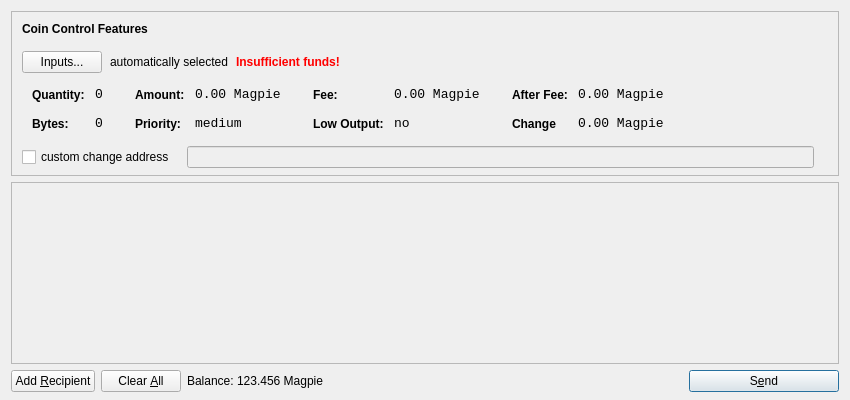
<?xml version="1.0" encoding="UTF-8"?>
<ui version="4.0">
 <class>SendCoinsDialog</class>
 <widget class="QDialog" name="SendCoinsDialog">
  <property name="geometry">
   <rect>
    <x>0</x>
    <y>0</y>
    <width>850</width>
    <height>400</height>
   </rect>
  </property>
  <property name="windowTitle">
   <string>Send Coins</string>
  </property>
  <layout class="QVBoxLayout" name="verticalLayout" stretch="0,1,0">
   <property name="bottomMargin">
    <number>8</number>
   </property>
   <item>
    <widget class="QFrame" name="frameCoinControl">
     <property name="sizePolicy">
      <sizepolicy hsizetype="Expanding" vsizetype="Expanding">
       <horstretch>0</horstretch>
       <verstretch>0</verstretch>
      </sizepolicy>
     </property>
     <property name="maximumSize">
      <size>
       <width>16777215</width>
       <height>16777215</height>
      </size>
     </property>
     <property name="frameShape">
      <enum>QFrame::StyledPanel</enum>
     </property>
     <property name="frameShadow">
      <enum>QFrame::Sunken</enum>
     </property>
     <layout class="QVBoxLayout" name="verticalLayoutCoinControl2">
      <property name="spacing">
       <number>-1</number>
      </property>
      <property name="leftMargin">
       <number>0</number>
      </property>
      <property name="topMargin">
       <number>0</number>
      </property>
      <property name="rightMargin">
       <number>0</number>
      </property>
      <property name="bottomMargin">
       <number>6</number>
      </property>
      <item>
       <layout class="QVBoxLayout" name="verticalLayoutCoinControl" stretch="0,0,0,0,1">
        <property name="spacing">
         <number>0</number>
        </property>
        <property name="leftMargin">
         <number>10</number>
        </property>
        <property name="topMargin">
         <number>10</number>
        </property>
        <item>
         <layout class="QHBoxLayout" name="horizontalLayoutCoinControl1">
          <property name="bottomMargin">
           <number>15</number>
          </property>
          <item>
           <widget class="QLabel" name="labelCoinControlFeatures">
            <property name="sizePolicy">
             <sizepolicy hsizetype="Preferred" vsizetype="Maximum">
              <horstretch>0</horstretch>
              <verstretch>0</verstretch>
             </sizepolicy>
            </property>
            <property name="font">
             <font>
              <weight>75</weight>
              <bold>true</bold>
             </font>
            </property>
            <property name="styleSheet">
             <string notr="true">font-weight:bold;</string>
            </property>
            <property name="text">
             <string>Coin Control Features</string>
            </property>
           </widget>
          </item>
         </layout>
        </item>
        <item>
         <layout class="QHBoxLayout" name="horizontalLayoutCoinControl2" stretch="0,0,0,0">
          <property name="spacing">
           <number>8</number>
          </property>
          <property name="bottomMargin">
           <number>10</number>
          </property>
          <item>
           <widget class="QPushButton" name="pushButtonCoinControl">
            <property name="styleSheet">
             <string notr="true"/>
            </property>
            <property name="text">
             <string>Inputs...</string>
            </property>
           </widget>
          </item>
          <item>
           <widget class="QLabel" name="labelCoinControlAutomaticallySelected">
            <property name="text">
             <string>automatically selected</string>
            </property>
            <property name="margin">
             <number>5</number>
            </property>
           </widget>
          </item>
          <item>
           <widget class="QLabel" name="labelCoinControlInsuffFunds">
            <property name="font">
             <font>
              <weight>75</weight>
              <bold>true</bold>
             </font>
            </property>
            <property name="styleSheet">
             <string notr="true">color:red;font-weight:bold;</string>
            </property>
            <property name="text">
             <string>Insufficient funds!</string>
            </property>
            <property name="margin">
             <number>5</number>
            </property>
           </widget>
          </item>
          <item>
           <spacer name="horizontalSpacerCoinControl">
            <property name="orientation">
             <enum>Qt::Horizontal</enum>
            </property>
            <property name="sizeHint" stdset="0">
             <size>
              <width>40</width>
              <height>1</height>
             </size>
            </property>
           </spacer>
          </item>
         </layout>
        </item>
        <item>
         <widget class="QWidget" name="widgetCoinControl" native="true">
          <property name="sizePolicy">
           <sizepolicy hsizetype="Preferred" vsizetype="Preferred">
            <horstretch>0</horstretch>
            <verstretch>0</verstretch>
           </sizepolicy>
          </property>
          <property name="minimumSize">
           <size>
            <width>0</width>
            <height>0</height>
           </size>
          </property>
          <property name="styleSheet">
           <string notr="true"/>
          </property>
          <layout class="QHBoxLayout" name="horizontalLayoutCoinControl5">
           <property name="margin">
            <number>0</number>
           </property>
           <item>
            <layout class="QHBoxLayout" name="horizontalLayoutCoinControl3" stretch="0,0,0,1">
             <property name="spacing">
              <number>20</number>
             </property>
             <property name="topMargin">
              <number>0</number>
             </property>
             <property name="bottomMargin">
              <number>10</number>
             </property>
             <item>
              <layout class="QFormLayout" name="formLayoutCoinControl1">
               <property name="horizontalSpacing">
                <number>10</number>
               </property>
               <property name="verticalSpacing">
                <number>14</number>
               </property>
               <property name="leftMargin">
                <number>10</number>
               </property>
               <property name="topMargin">
                <number>4</number>
               </property>
               <property name="rightMargin">
                <number>6</number>
               </property>
               <item row="0" column="0">
                <widget class="QLabel" name="labelCoinControlQuantityText">
                 <property name="styleSheet">
                  <string notr="true">font-weight:bold;</string>
                 </property>
                 <property name="text">
                  <string>Quantity:</string>
                 </property>
                 <property name="margin">
                  <number>0</number>
                 </property>
                </widget>
               </item>
               <item row="0" column="1">
                <widget class="QLabel" name="labelCoinControlQuantity">
                 <property name="font">
                  <font>
                   <family>Monospace</family>
                   <pointsize>10</pointsize>
                  </font>
                 </property>
                 <property name="cursor">
                  <cursorShape>IBeamCursor</cursorShape>
                 </property>
                 <property name="contextMenuPolicy">
                  <enum>Qt::ActionsContextMenu</enum>
                 </property>
                 <property name="text">
                  <string>0</string>
                 </property>
                 <property name="margin">
                  <number>0</number>
                 </property>
                 <property name="textInteractionFlags">
                  <set>Qt::LinksAccessibleByMouse|Qt::TextSelectableByKeyboard|Qt::TextSelectableByMouse</set>
                 </property>
                </widget>
               </item>
               <item row="1" column="0">
                <widget class="QLabel" name="labelCoinControlBytesText">
                 <property name="styleSheet">
                  <string notr="true">font-weight:bold;</string>
                 </property>
                 <property name="text">
                  <string>Bytes:</string>
                 </property>
                </widget>
               </item>
               <item row="1" column="1">
                <widget class="QLabel" name="labelCoinControlBytes">
                 <property name="font">
                  <font>
                   <family>Monospace</family>
                   <pointsize>10</pointsize>
                  </font>
                 </property>
                 <property name="cursor">
                  <cursorShape>IBeamCursor</cursorShape>
                 </property>
                 <property name="contextMenuPolicy">
                  <enum>Qt::ActionsContextMenu</enum>
                 </property>
                 <property name="text">
                  <string>0</string>
                 </property>
                 <property name="textInteractionFlags">
                  <set>Qt::LinksAccessibleByMouse|Qt::TextSelectableByKeyboard|Qt::TextSelectableByMouse</set>
                 </property>
                </widget>
               </item>
              </layout>
             </item>
             <item>
              <layout class="QFormLayout" name="formLayoutCoinControl2">
               <property name="horizontalSpacing">
                <number>10</number>
               </property>
               <property name="verticalSpacing">
                <number>14</number>
               </property>
               <property name="leftMargin">
                <number>6</number>
               </property>
               <property name="topMargin">
                <number>4</number>
               </property>
               <property name="rightMargin">
                <number>6</number>
               </property>
               <item row="0" column="0">
                <widget class="QLabel" name="labelCoinControlAmountText">
                 <property name="styleSheet">
                  <string notr="true">font-weight:bold;</string>
                 </property>
                 <property name="text">
                  <string>Amount:</string>
                 </property>
                 <property name="margin">
                  <number>0</number>
                 </property>
                </widget>
               </item>
               <item row="0" column="1">
                <widget class="QLabel" name="labelCoinControlAmount">
                 <property name="font">
                  <font>
                   <family>Monospace</family>
                   <pointsize>10</pointsize>
                  </font>
                 </property>
                 <property name="cursor">
                  <cursorShape>IBeamCursor</cursorShape>
                 </property>
                 <property name="contextMenuPolicy">
                  <enum>Qt::ActionsContextMenu</enum>
                 </property>
                 <property name="text">
                  <string>0.00 Magpie</string>
                 </property>
                 <property name="textInteractionFlags">
                  <set>Qt::LinksAccessibleByMouse|Qt::TextSelectableByKeyboard|Qt::TextSelectableByMouse</set>
                 </property>
                </widget>
               </item>
               <item row="1" column="0">
                <widget class="QLabel" name="labelCoinControlPriorityText">
                 <property name="styleSheet">
                  <string notr="true">font-weight:bold;</string>
                 </property>
                 <property name="text">
                  <string>Priority:</string>
                 </property>
                </widget>
               </item>
               <item row="1" column="1">
                <widget class="QLabel" name="labelCoinControlPriority">
                 <property name="font">
                  <font>
                   <family>Monospace</family>
                   <pointsize>10</pointsize>
                  </font>
                 </property>
                 <property name="cursor">
                  <cursorShape>IBeamCursor</cursorShape>
                 </property>
                 <property name="contextMenuPolicy">
                  <enum>Qt::ActionsContextMenu</enum>
                 </property>
                 <property name="text">
                  <string>medium</string>
                 </property>
                 <property name="textInteractionFlags">
                  <set>Qt::LinksAccessibleByMouse|Qt::TextSelectableByKeyboard|Qt::TextSelectableByMouse</set>
                 </property>
                </widget>
               </item>
              </layout>
             </item>
             <item>
              <layout class="QFormLayout" name="formLayoutCoinControl3">
               <property name="horizontalSpacing">
                <number>10</number>
               </property>
               <property name="verticalSpacing">
                <number>14</number>
               </property>
               <property name="leftMargin">
                <number>6</number>
               </property>
               <property name="topMargin">
                <number>4</number>
               </property>
               <property name="rightMargin">
                <number>6</number>
               </property>
               <item row="0" column="0">
                <widget class="QLabel" name="labelCoinControlFeeText">
                 <property name="styleSheet">
                  <string notr="true">font-weight:bold;</string>
                 </property>
                 <property name="text">
                  <string>Fee:</string>
                 </property>
                 <property name="margin">
                  <number>0</number>
                 </property>
                </widget>
               </item>
               <item row="0" column="1">
                <widget class="QLabel" name="labelCoinControlFee">
                 <property name="font">
                  <font>
                   <family>Monospace</family>
                   <pointsize>10</pointsize>
                  </font>
                 </property>
                 <property name="cursor">
                  <cursorShape>IBeamCursor</cursorShape>
                 </property>
                 <property name="contextMenuPolicy">
                  <enum>Qt::ActionsContextMenu</enum>
                 </property>
                 <property name="text">
                  <string>0.00 Magpie</string>
                 </property>
                 <property name="textInteractionFlags">
                  <set>Qt::LinksAccessibleByMouse|Qt::TextSelectableByKeyboard|Qt::TextSelectableByMouse</set>
                 </property>
                </widget>
               </item>
               <item row="1" column="0">
                <widget class="QLabel" name="labelCoinControlLowOutputText">
                 <property name="styleSheet">
                  <string notr="true">font-weight:bold;</string>
                 </property>
                 <property name="text">
                  <string>Low Output:</string>
                 </property>
                </widget>
               </item>
               <item row="1" column="1">
                <widget class="QLabel" name="labelCoinControlLowOutput">
                 <property name="font">
                  <font>
                   <family>Monospace</family>
                   <pointsize>10</pointsize>
                  </font>
                 </property>
                 <property name="cursor">
                  <cursorShape>IBeamCursor</cursorShape>
                 </property>
                 <property name="contextMenuPolicy">
                  <enum>Qt::ActionsContextMenu</enum>
                 </property>
                 <property name="text">
                  <string>no</string>
                 </property>
                 <property name="textInteractionFlags">
                  <set>Qt::LinksAccessibleByMouse|Qt::TextSelectableByKeyboard|Qt::TextSelectableByMouse</set>
                 </property>
                </widget>
               </item>
              </layout>
             </item>
             <item>
              <layout class="QFormLayout" name="formLayoutCoinControl4">
               <property name="horizontalSpacing">
                <number>10</number>
               </property>
               <property name="verticalSpacing">
                <number>14</number>
               </property>
               <property name="leftMargin">
                <number>6</number>
               </property>
               <property name="topMargin">
                <number>4</number>
               </property>
               <property name="rightMargin">
                <number>6</number>
               </property>
               <item row="0" column="0">
                <widget class="QLabel" name="labelCoinControlAfterFeeText">
                 <property name="styleSheet">
                  <string notr="true">font-weight:bold;</string>
                 </property>
                 <property name="text">
                  <string>After Fee:</string>
                 </property>
                 <property name="margin">
                  <number>0</number>
                 </property>
                </widget>
               </item>
               <item row="0" column="1">
                <widget class="QLabel" name="labelCoinControlAfterFee">
                 <property name="font">
                  <font>
                   <family>Monospace</family>
                   <pointsize>10</pointsize>
                  </font>
                 </property>
                 <property name="cursor">
                  <cursorShape>IBeamCursor</cursorShape>
                 </property>
                 <property name="contextMenuPolicy">
                  <enum>Qt::ActionsContextMenu</enum>
                 </property>
                 <property name="text">
                  <string>0.00 Magpie</string>
                 </property>
                 <property name="textInteractionFlags">
                  <set>Qt::LinksAccessibleByMouse|Qt::TextSelectableByKeyboard|Qt::TextSelectableByMouse</set>
                 </property>
                </widget>
               </item>
               <item row="1" column="0">
                <widget class="QLabel" name="labelCoinControlChangeText">
                 <property name="styleSheet">
                  <string notr="true">font-weight:bold;</string>
                 </property>
                 <property name="text">
                  <string>Change</string>
                 </property>
                </widget>
               </item>
               <item row="1" column="1">
                <widget class="QLabel" name="labelCoinControlChange">
                 <property name="font">
                  <font>
                   <family>Monospace</family>
                   <pointsize>10</pointsize>
                  </font>
                 </property>
                 <property name="cursor">
                  <cursorShape>IBeamCursor</cursorShape>
                 </property>
                 <property name="contextMenuPolicy">
                  <enum>Qt::ActionsContextMenu</enum>
                 </property>
                 <property name="text">
                  <string>0.00 Magpie</string>
                 </property>
                 <property name="textInteractionFlags">
                  <set>Qt::LinksAccessibleByMouse|Qt::TextSelectableByKeyboard|Qt::TextSelectableByMouse</set>
                 </property>
                </widget>
               </item>
              </layout>
             </item>
            </layout>
           </item>
          </layout>
         </widget>
        </item>
        <item>
         <layout class="QHBoxLayout" name="horizontalLayoutCoinControl4" stretch="0,0,0">
          <property name="spacing">
           <number>12</number>
          </property>
          <property name="sizeConstraint">
           <enum>QLayout::SetDefaultConstraint</enum>
          </property>
          <property name="topMargin">
           <number>5</number>
          </property>
          <property name="rightMargin">
           <number>5</number>
          </property>
          <item>
           <widget class="QCheckBox" name="checkBoxCoinControlChange">
            <property name="text">
             <string>custom change address</string>
            </property>
           </widget>
          </item>
          <item>
           <widget class="QLineEdit" name="lineEditCoinControlChange">
            <property name="enabled">
             <bool>false</bool>
            </property>
            <property name="sizePolicy">
             <sizepolicy hsizetype="Expanding" vsizetype="Fixed">
              <horstretch>0</horstretch>
              <verstretch>0</verstretch>
             </sizepolicy>
            </property>
           </widget>
          </item>
          <item>
           <widget class="QLabel" name="labelCoinControlChangeLabel">
            <property name="sizePolicy">
             <sizepolicy hsizetype="Preferred" vsizetype="Expanding">
              <horstretch>0</horstretch>
              <verstretch>0</verstretch>
             </sizepolicy>
            </property>
            <property name="minimumSize">
             <size>
              <width>0</width>
              <height>0</height>
             </size>
            </property>
            <property name="text">
             <string/>
            </property>
            <property name="margin">
             <number>3</number>
            </property>
           </widget>
          </item>
         </layout>
        </item>
        <item>
         <spacer name="verticalSpacerCoinControl">
          <property name="orientation">
           <enum>Qt::Vertical</enum>
          </property>
          <property name="sizeHint" stdset="0">
           <size>
            <width>800</width>
            <height>1</height>
           </size>
          </property>
         </spacer>
        </item>
       </layout>
      </item>
     </layout>
    </widget>
   </item>
   <item>
    <widget class="QScrollArea" name="scrollArea">
     <property name="widgetResizable">
      <bool>true</bool>
     </property>
     <widget class="QWidget" name="scrollAreaWidgetContents">
      <property name="geometry">
       <rect>
        <x>0</x>
        <y>0</y>
        <width>830</width>
        <height>165</height>
       </rect>
      </property>
      <layout class="QVBoxLayout" name="verticalLayout_2">
       <property name="margin">
        <number>0</number>
       </property>
       <item>
        <layout class="QVBoxLayout" name="entries">
         <property name="spacing">
          <number>6</number>
         </property>
        </layout>
       </item>
       <item>
        <spacer name="verticalSpacer">
         <property name="orientation">
          <enum>Qt::Vertical</enum>
         </property>
         <property name="sizeHint" stdset="0">
          <size>
           <width>20</width>
           <height>40</height>
          </size>
         </property>
        </spacer>
       </item>
      </layout>
     </widget>
    </widget>
   </item>
   <item>
    <layout class="QHBoxLayout" name="horizontalLayout">
     <item>
      <widget class="QPushButton" name="addButton">
       <property name="toolTip">
        <string>Send to multiple recipients at once</string>
       </property>
       <property name="text">
        <string>Add &amp;Recipient</string>
       </property>
       <property name="icon">
        <iconset resource="../bitcoin.qrc">
         <normaloff>:/icons/add</normaloff>:/icons/add</iconset>
       </property>
       <property name="autoDefault">
        <bool>false</bool>
       </property>
      </widget>
     </item>
     <item>
      <widget class="QPushButton" name="clearButton">
       <property name="sizePolicy">
        <sizepolicy hsizetype="Minimum" vsizetype="Fixed">
         <horstretch>0</horstretch>
         <verstretch>0</verstretch>
        </sizepolicy>
       </property>
       <property name="toolTip">
        <string>Remove all transaction fields</string>
       </property>
       <property name="text">
        <string>Clear &amp;All</string>
       </property>
       <property name="icon">
        <iconset resource="../bitcoin.qrc">
         <normaloff>:/icons/remove</normaloff>:/icons/remove</iconset>
       </property>
       <property name="autoRepeatDelay">
        <number>300</number>
       </property>
       <property name="autoDefault">
        <bool>false</bool>
       </property>
      </widget>
     </item>
     <item>
      <layout class="QHBoxLayout" name="horizontalLayout_2">
       <property name="spacing">
        <number>3</number>
       </property>
       <item>
        <widget class="QLabel" name="label">
         <property name="sizePolicy">
          <sizepolicy hsizetype="Preferred" vsizetype="Fixed">
           <horstretch>0</horstretch>
           <verstretch>0</verstretch>
          </sizepolicy>
         </property>
         <property name="text">
          <string>Balance:</string>
         </property>
        </widget>
       </item>
       <item>
        <widget class="QLabel" name="labelBalance">
         <property name="sizePolicy">
          <sizepolicy hsizetype="Preferred" vsizetype="Fixed">
           <horstretch>0</horstretch>
           <verstretch>0</verstretch>
          </sizepolicy>
         </property>
         <property name="cursor">
          <cursorShape>IBeamCursor</cursorShape>
         </property>
         <property name="text">
          <string>123.456 Magpie</string>
         </property>
         <property name="textInteractionFlags">
          <set>Qt::LinksAccessibleByMouse|Qt::TextSelectableByKeyboard|Qt::TextSelectableByMouse</set>
         </property>
        </widget>
       </item>
      </layout>
     </item>
     <item>
      <spacer name="horizontalSpacer">
       <property name="orientation">
        <enum>Qt::Horizontal</enum>
       </property>
       <property name="sizeHint" stdset="0">
        <size>
         <width>40</width>
         <height>20</height>
        </size>
       </property>
      </spacer>
     </item>
     <item>
      <widget class="QPushButton" name="sendButton">
       <property name="minimumSize">
        <size>
         <width>150</width>
         <height>0</height>
        </size>
       </property>
       <property name="toolTip">
        <string>Confirm the send action</string>
       </property>
       <property name="text">
        <string>S&amp;end</string>
       </property>
       <property name="icon">
        <iconset resource="../bitcoin.qrc">
         <normaloff>:/icons/send</normaloff>:/icons/send</iconset>
       </property>
       <property name="default">
        <bool>true</bool>
       </property>
      </widget>
     </item>
    </layout>
   </item>
  </layout>
 </widget>
 <resources>
  <include location="../bitcoin.qrc"/>
 </resources>
 <connections/>
</ui>
